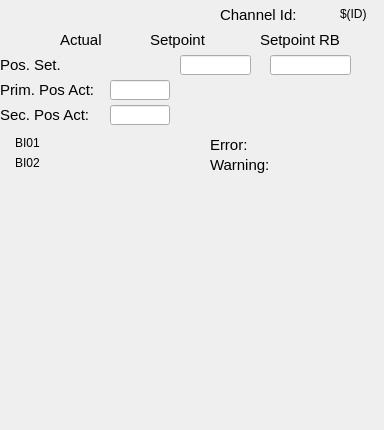
   <widget class="QWidget" name="tab">
    <property name="sizePolicy">
     <sizepolicy hsizetype="Fixed" vsizetype="Fixed">
      <horstretch>0</horstretch>
      <verstretch>0</verstretch>
     </sizepolicy>
    </property>
    <attribute name="title">
     <string>General</string>
    </attribute>
    <widget class="caLabel" name="calabel_13">
     <property name="geometry">
      <rect>
       <x>210</x>
       <y>135</y>
       <width>80</width>
       <height>20</height>
      </rect>
     </property>
     <property name="sizePolicy">
      <sizepolicy hsizetype="Fixed" vsizetype="Fixed">
       <horstretch>0</horstretch>
       <verstretch>0</verstretch>
      </sizepolicy>
     </property>
     <property name="font">
      <font>
       <pointsize>11</pointsize>
      </font>
     </property>
     <property name="text">
      <string>Error:</string>
     </property>
    </widget>
    <widget class="caLabel" name="calabel_10">
     <property name="geometry">
      <rect>
       <x>0</x>
       <y>55</y>
       <width>80</width>
       <height>20</height>
      </rect>
     </property>
     <property name="sizePolicy">
      <sizepolicy hsizetype="Fixed" vsizetype="Fixed">
       <horstretch>0</horstretch>
       <verstretch>0</verstretch>
      </sizepolicy>
     </property>
     <property name="font">
      <font>
       <pointsize>11</pointsize>
      </font>
     </property>
     <property name="text">
      <string>Pos. Set.</string>
     </property>
    </widget>
    <widget class="caLed" name="caled_Warning">
     <property name="geometry">
      <rect>
       <x>290</x>
       <y>155</y>
       <width>52</width>
       <height>12</height>
      </rect>
     </property>
     <property name="sizePolicy">
      <sizepolicy hsizetype="Preferred" vsizetype="MinimumExpanding">
       <horstretch>0</horstretch>
       <verstretch>0</verstretch>
      </sizepolicy>
     </property>
     <property name="minimumSize">
      <size>
       <width>4</width>
       <height>12</height>
      </size>
     </property>
     <property name="toolTip">
      <string>&lt;html&gt;&lt;head/&gt;&lt;body&gt;&lt;p&gt;E-Bus Power Status&lt;/p&gt;&lt;/body&gt;&lt;/html&gt;</string>
     </property>
     <property name="rectangular">
      <bool>true</bool>
     </property>
     <property name="gradientEnabled">
      <bool>false</bool>
     </property>
     <property name="ledHeight">
      <number>10</number>
     </property>
     <property name="channel" stdset="0">
      <string notr="true">$(IOC):m$(MasterID)s$(SlaveID)-Drv$(ID)-WrnAlrm</string>
     </property>
     <property name="colorMode">
      <enum>caLed::Static</enum>
     </property>
     <property name="falseColor">
      <color>
       <red>255</red>
       <green>170</green>
       <blue>0</blue>
      </color>
     </property>
     <property name="trueColor">
      <color>
       <red>0</red>
       <green>85</green>
       <blue>0</blue>
      </color>
     </property>
     <property name="trueValue">
      <string notr="true">0</string>
     </property>
     <property name="falseValue">
      <string notr="true">1</string>
     </property>
    </widget>
    <widget class="caLed" name="caled_Error">
     <property name="geometry">
      <rect>
       <x>290</x>
       <y>135</y>
       <width>52</width>
       <height>12</height>
      </rect>
     </property>
     <property name="sizePolicy">
      <sizepolicy hsizetype="Preferred" vsizetype="MinimumExpanding">
       <horstretch>0</horstretch>
       <verstretch>0</verstretch>
      </sizepolicy>
     </property>
     <property name="minimumSize">
      <size>
       <width>4</width>
       <height>12</height>
      </size>
     </property>
     <property name="toolTip">
      <string>&lt;html&gt;&lt;head/&gt;&lt;body&gt;&lt;p&gt;E-Bus Power Status&lt;/p&gt;&lt;/body&gt;&lt;/html&gt;</string>
     </property>
     <property name="rectangular">
      <bool>true</bool>
     </property>
     <property name="gradientEnabled">
      <bool>false</bool>
     </property>
     <property name="ledHeight">
      <number>10</number>
     </property>
     <property name="channel" stdset="0">
      <string notr="true">$(IOC):m$(MasterID)s$(SlaveID)-Drv$(ID)-ErrAlrm</string>
     </property>
     <property name="colorMode">
      <enum>caLed::Static</enum>
     </property>
     <property name="falseColor">
      <color>
       <red>170</red>
       <green>0</green>
       <blue>0</blue>
      </color>
     </property>
     <property name="trueColor">
      <color>
       <red>0</red>
       <green>85</green>
       <blue>0</blue>
      </color>
     </property>
     <property name="trueValue">
      <string notr="true">0</string>
     </property>
     <property name="falseValue">
      <string notr="true">1</string>
     </property>
    </widget>
    <widget class="caLabel" name="calabel_14">
     <property name="geometry">
      <rect>
       <x>210</x>
       <y>155</y>
       <width>80</width>
       <height>20</height>
      </rect>
     </property>
     <property name="sizePolicy">
      <sizepolicy hsizetype="Fixed" vsizetype="Fixed">
       <horstretch>0</horstretch>
       <verstretch>0</verstretch>
      </sizepolicy>
     </property>
     <property name="font">
      <font>
       <pointsize>11</pointsize>
      </font>
     </property>
     <property name="text">
      <string>Warning:</string>
     </property>
    </widget>
    <widget class="caTextEntry" name="catextentry_13">
     <property name="geometry">
      <rect>
       <x>180</x>
       <y>55</y>
       <width>71</width>
       <height>20</height>
      </rect>
     </property>
     <property name="minimumSize">
      <size>
       <width>0</width>
       <height>20</height>
      </size>
     </property>
     <property name="maximumSize">
      <size>
       <width>16777215</width>
       <height>20</height>
      </size>
     </property>
     <property name="readOnly">
      <bool>false</bool>
     </property>
     <property name="channel" stdset="0">
      <string notr="true">$(IOC):m$(MasterID)s$(SlaveID)-Drv$(ID)-PosCmd</string>
     </property>
     <property name="keepFocus">
      <bool>true</bool>
     </property>
    </widget>
    <widget class="caTextEntry" name="catextentry_14">
     <property name="geometry">
      <rect>
       <x>270</x>
       <y>55</y>
       <width>81</width>
       <height>20</height>
      </rect>
     </property>
     <property name="minimumSize">
      <size>
       <width>0</width>
       <height>20</height>
      </size>
     </property>
     <property name="maximumSize">
      <size>
       <width>16777215</width>
       <height>20</height>
      </size>
     </property>
     <property name="readOnly">
      <bool>false</bool>
     </property>
     <property name="channel" stdset="0">
      <string notr="true">$(IOC):m$(MasterID)s$(SlaveID)-Drv$(ID)-PosCmd-RB</string>
     </property>
     <property name="keepFocus">
      <bool>true</bool>
     </property>
    </widget>
    <widget class="caLabel" name="calabel_51">
     <property name="geometry">
      <rect>
       <x>60</x>
       <y>30</y>
       <width>80</width>
       <height>20</height>
      </rect>
     </property>
     <property name="sizePolicy">
      <sizepolicy hsizetype="Fixed" vsizetype="Fixed">
       <horstretch>0</horstretch>
       <verstretch>0</verstretch>
      </sizepolicy>
     </property>
     <property name="font">
      <font>
       <pointsize>11</pointsize>
      </font>
     </property>
     <property name="text">
      <string>Actual</string>
     </property>
     <property name="textFormat">
      <enum>Qt::PlainText</enum>
     </property>
     <property name="scaledContents">
      <bool>false</bool>
     </property>
    </widget>
    <widget class="caLabel" name="calabel_52">
     <property name="geometry">
      <rect>
       <x>150</x>
       <y>30</y>
       <width>80</width>
       <height>20</height>
      </rect>
     </property>
     <property name="sizePolicy">
      <sizepolicy hsizetype="Fixed" vsizetype="Fixed">
       <horstretch>0</horstretch>
       <verstretch>0</verstretch>
      </sizepolicy>
     </property>
     <property name="font">
      <font>
       <pointsize>11</pointsize>
      </font>
     </property>
     <property name="text">
      <string>Setpoint</string>
     </property>
     <property name="textFormat">
      <enum>Qt::PlainText</enum>
     </property>
     <property name="scaledContents">
      <bool>false</bool>
     </property>
    </widget>
    <widget class="caLabel" name="calabel_53">
     <property name="geometry">
      <rect>
       <x>260</x>
       <y>30</y>
       <width>80</width>
       <height>20</height>
      </rect>
     </property>
     <property name="sizePolicy">
      <sizepolicy hsizetype="Fixed" vsizetype="Fixed">
       <horstretch>0</horstretch>
       <verstretch>0</verstretch>
      </sizepolicy>
     </property>
     <property name="font">
      <font>
       <pointsize>11</pointsize>
      </font>
     </property>
     <property name="text">
      <string>Setpoint RB</string>
     </property>
     <property name="textFormat">
      <enum>Qt::PlainText</enum>
     </property>
     <property name="scaledContents">
      <bool>false</bool>
     </property>
    </widget>
    <widget class="caStripPlot" name="castripplot_3">
     <property name="geometry">
      <rect>
       <x>10</x>
       <y>185</y>
       <width>361</width>
       <height>236</height>
      </rect>
     </property>
     <property name="Title" stdset="0">
      <string notr="true">Position</string>
     </property>
     <property name="channels" stdset="0">
      <string>$(IOC):m$(MasterID)s$(SlaveID)-Enc$(ID)-PosAct</string>
     </property>
     <property name="YAxisScaling" stdset="0">
      <enum>caStripPlot::autoScale</enum>
     </property>
     <property name="foreground">
      <color>
       <red>244</red>
       <green>244</green>
       <blue>244</blue>
      </color>
     </property>
    </widget>
    <widget class="caLabel" name="calabel_6">
     <property name="geometry">
      <rect>
       <x>0</x>
       <y>80</y>
       <width>96</width>
       <height>20</height>
      </rect>
     </property>
     <property name="sizePolicy">
      <sizepolicy hsizetype="Fixed" vsizetype="Fixed">
       <horstretch>0</horstretch>
       <verstretch>0</verstretch>
      </sizepolicy>
     </property>
     <property name="font">
      <font>
       <pointsize>11</pointsize>
      </font>
     </property>
     <property name="text">
      <string>Prim. Pos Act:</string>
     </property>
    </widget>
    <widget class="caLineEdit" name="calineedit_3">
     <property name="geometry">
      <rect>
       <x>110</x>
       <y>80</y>
       <width>60</width>
       <height>20</height>
      </rect>
     </property>
     <property name="channel" stdset="0">
      <string notr="true">$(IOC):m$(MasterID)s$(SlaveID)-Enc$(ID)-PosAct</string>
     </property>
     <property name="background">
      <color alpha="0">
       <red>160</red>
       <green>160</green>
       <blue>164</blue>
      </color>
     </property>
     <property name="colorMode">
      <enum>caLineEdit::Static</enum>
     </property>
     <property name="precisionMode">
      <enum>caLineEdit::User</enum>
     </property>
    </widget>
    <widget class="caLineEdit" name="calineedit_5">
     <property name="geometry">
      <rect>
       <x>110</x>
       <y>105</y>
       <width>60</width>
       <height>20</height>
      </rect>
     </property>
     <property name="channel" stdset="0">
      <string notr="true">$(IOC):m$(MasterID)s$(SlaveID)-Enc$(ID)-PosAct02</string>
     </property>
     <property name="background">
      <color alpha="0">
       <red>160</red>
       <green>160</green>
       <blue>164</blue>
      </color>
     </property>
     <property name="colorMode">
      <enum>caLineEdit::Static</enum>
     </property>
     <property name="precisionMode">
      <enum>caLineEdit::User</enum>
     </property>
    </widget>
    <widget class="caLabel" name="calabel_7">
     <property name="geometry">
      <rect>
       <x>0</x>
       <y>105</y>
       <width>96</width>
       <height>20</height>
      </rect>
     </property>
     <property name="sizePolicy">
      <sizepolicy hsizetype="Fixed" vsizetype="Fixed">
       <horstretch>0</horstretch>
       <verstretch>0</verstretch>
      </sizepolicy>
     </property>
     <property name="font">
      <font>
       <pointsize>11</pointsize>
      </font>
     </property>
     <property name="text">
      <string>Sec. Pos Act:</string>
     </property>
    </widget>
    <widget class="caLed" name="caled_Error_3">
     <property name="geometry">
      <rect>
       <x>100</x>
       <y>155</y>
       <width>18</width>
       <height>16</height>
      </rect>
     </property>
     <property name="sizePolicy">
      <sizepolicy hsizetype="Preferred" vsizetype="MinimumExpanding">
       <horstretch>0</horstretch>
       <verstretch>0</verstretch>
      </sizepolicy>
     </property>
     <property name="minimumSize">
      <size>
       <width>4</width>
       <height>12</height>
      </size>
     </property>
     <property name="toolTip">
      <string>&lt;html&gt;&lt;head/&gt;&lt;body&gt;&lt;p&gt;E-Bus Power Status&lt;/p&gt;&lt;/body&gt;&lt;/html&gt;</string>
     </property>
     <property name="rectangular">
      <bool>true</bool>
     </property>
     <property name="gradientEnabled">
      <bool>false</bool>
     </property>
     <property name="ledHeight">
      <number>10</number>
     </property>
     <property name="channel" stdset="0">
      <string notr="true">$(IOC):m$(MasterID)s$(SlaveID)-Drv$(ID)-BI01</string>
     </property>
     <property name="colorMode">
      <enum>caLed::Static</enum>
     </property>
     <property name="falseColor">
      <color>
       <red>160</red>
       <green>160</green>
       <blue>164</blue>
      </color>
     </property>
     <property name="trueColor">
      <color>
       <red>0</red>
       <green>85</green>
       <blue>0</blue>
      </color>
     </property>
     <property name="trueValue">
      <string notr="true">1</string>
     </property>
     <property name="falseValue">
      <string notr="true">0</string>
     </property>
    </widget>
    <widget class="caLed" name="caled_Error_4">
     <property name="geometry">
      <rect>
       <x>100</x>
       <y>135</y>
       <width>18</width>
       <height>16</height>
      </rect>
     </property>
     <property name="sizePolicy">
      <sizepolicy hsizetype="Preferred" vsizetype="MinimumExpanding">
       <horstretch>0</horstretch>
       <verstretch>0</verstretch>
      </sizepolicy>
     </property>
     <property name="minimumSize">
      <size>
       <width>4</width>
       <height>12</height>
      </size>
     </property>
     <property name="toolTip">
      <string>&lt;html&gt;&lt;head/&gt;&lt;body&gt;&lt;p&gt;E-Bus Power Status&lt;/p&gt;&lt;/body&gt;&lt;/html&gt;</string>
     </property>
     <property name="rectangular">
      <bool>true</bool>
     </property>
     <property name="gradientEnabled">
      <bool>false</bool>
     </property>
     <property name="ledHeight">
      <number>10</number>
     </property>
     <property name="channel" stdset="0">
      <string notr="true">$(IOC):m$(MasterID)s$(SlaveID)-Drv$(ID)-BI02</string>
     </property>
     <property name="colorMode">
      <enum>caLed::Static</enum>
     </property>
     <property name="falseColor">
      <color>
       <red>160</red>
       <green>160</green>
       <blue>164</blue>
      </color>
     </property>
     <property name="trueColor">
      <color>
       <red>0</red>
       <green>85</green>
       <blue>0</blue>
      </color>
     </property>
     <property name="trueValue">
      <string notr="true">1</string>
     </property>
     <property name="falseValue">
      <string notr="true">0</string>
     </property>
    </widget>
    <widget class="caLabel" name="calabel_31">
     <property name="geometry">
      <rect>
       <x>15</x>
       <y>130</y>
       <width>36</width>
       <height>26</height>
      </rect>
     </property>
     <property name="text">
      <string>BI01</string>
     </property>
    </widget>
    <widget class="caLabel" name="calabel_9">
     <property name="geometry">
      <rect>
       <x>15</x>
       <y>150</y>
       <width>36</width>
       <height>26</height>
      </rect>
     </property>
     <property name="text">
      <string>BI02</string>
     </property>
    </widget>
    <widget class="caRelatedDisplay" name="carelateddisplay_4">
     <property name="geometry">
      <rect>
       <x>360</x>
       <y>55</y>
       <width>15</width>
       <height>16</height>
      </rect>
     </property>
     <property name="minimumSize">
      <size>
       <width>15</width>
       <height>16</height>
      </size>
     </property>
     <property name="maximumSize">
      <size>
       <width>15</width>
       <height>16</height>
      </size>
     </property>
     <property name="labels">
      <string>&gt;</string>
     </property>
     <property name="files">
      <string>ecmcGraph_v1.ui</string>
     </property>
     <property name="args">
      <string>IOC=$(IOC),TITLE=m$(MasterID)s$(SlaveID).Drv01: Pos Set,PV=$(IOC):m$(MasterID)s$(SlaveID)-Drv$(ID)-PosCmd-RB</string>
     </property>
    </widget>
    <widget class="caRelatedDisplay" name="carelateddisplay_6">
     <property name="geometry">
      <rect>
       <x>185</x>
       <y>110</y>
       <width>15</width>
       <height>16</height>
      </rect>
     </property>
     <property name="minimumSize">
      <size>
       <width>15</width>
       <height>16</height>
      </size>
     </property>
     <property name="maximumSize">
      <size>
       <width>15</width>
       <height>16</height>
      </size>
     </property>
     <property name="labels">
      <string>&gt;</string>
     </property>
     <property name="files">
      <string>ecmcGraph_v1.ui</string>
     </property>
     <property name="args">
      <string>IOC=$(IOC),TITLE=m$(MasterID)s$(SlaveID).Enc$(ID): Sec. Act Pos,PV=$(IOC):m$(MasterID)s$(SlaveID)-Enc$(ID)-PosAct02</string>
     </property>
    </widget>
    <widget class="caRelatedDisplay" name="carelateddisplay_5">
     <property name="geometry">
      <rect>
       <x>185</x>
       <y>85</y>
       <width>15</width>
       <height>16</height>
      </rect>
     </property>
     <property name="minimumSize">
      <size>
       <width>15</width>
       <height>16</height>
      </size>
     </property>
     <property name="maximumSize">
      <size>
       <width>15</width>
       <height>16</height>
      </size>
     </property>
     <property name="labels">
      <string>&gt;</string>
     </property>
     <property name="files">
      <string>ecmcGraph_v1.ui</string>
     </property>
     <property name="args">
      <string>IOC=$(IOC),TITLE=m$(MasterID)s$(SlaveID).Enc$(ID): Prim. Act Pos,PV=$(IOC):m$(MasterID)s$(SlaveID)-Enc$(ID)-PosAct</string>
     </property>
    </widget>
    <widget class="caLabel" name="calabel">
     <property name="geometry">
      <rect>
       <x>340</x>
       <y>0</y>
       <width>31</width>
       <height>28</height>
      </rect>
     </property>
     <property name="text">
      <string>$(ID)</string>
     </property>
    </widget>
    <widget class="caLabel" name="calabel_8">
     <property name="geometry">
      <rect>
       <x>220</x>
       <y>5</y>
       <width>96</width>
       <height>20</height>
      </rect>
     </property>
     <property name="sizePolicy">
      <sizepolicy hsizetype="Fixed" vsizetype="Fixed">
       <horstretch>0</horstretch>
       <verstretch>0</verstretch>
      </sizepolicy>
     </property>
     <property name="font">
      <font>
       <pointsize>11</pointsize>
      </font>
     </property>
     <property name="text">
      <string>Channel Id:</string>
     </property>
    </widget>
   </widget>
